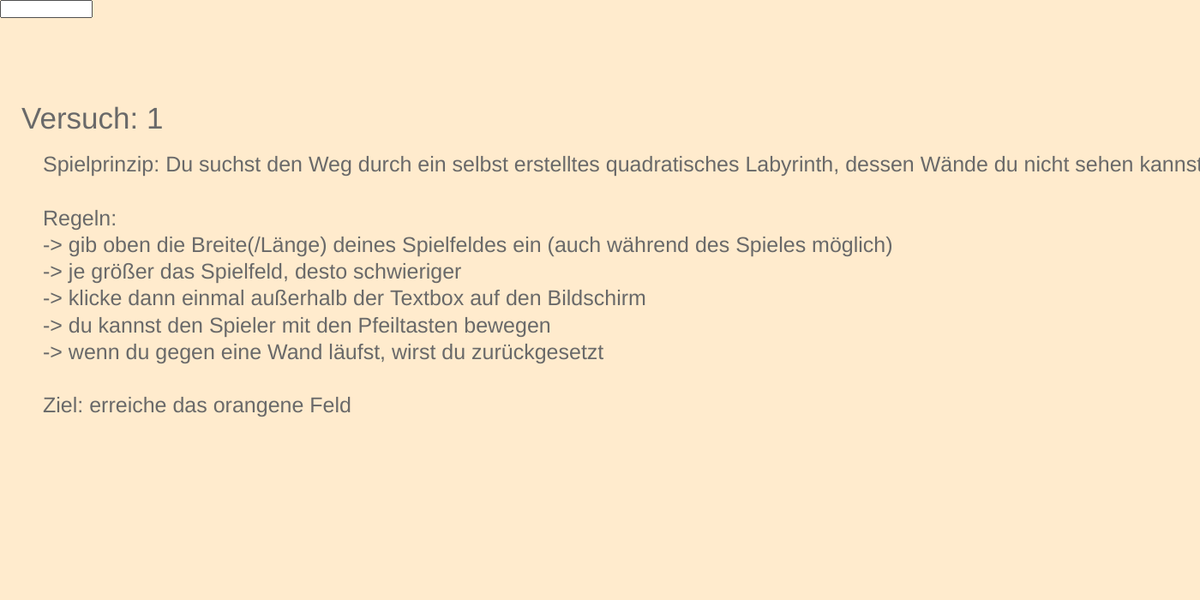
Frame 1 (no input)
Frame 60 (no input): identical to frame 1, image omitted
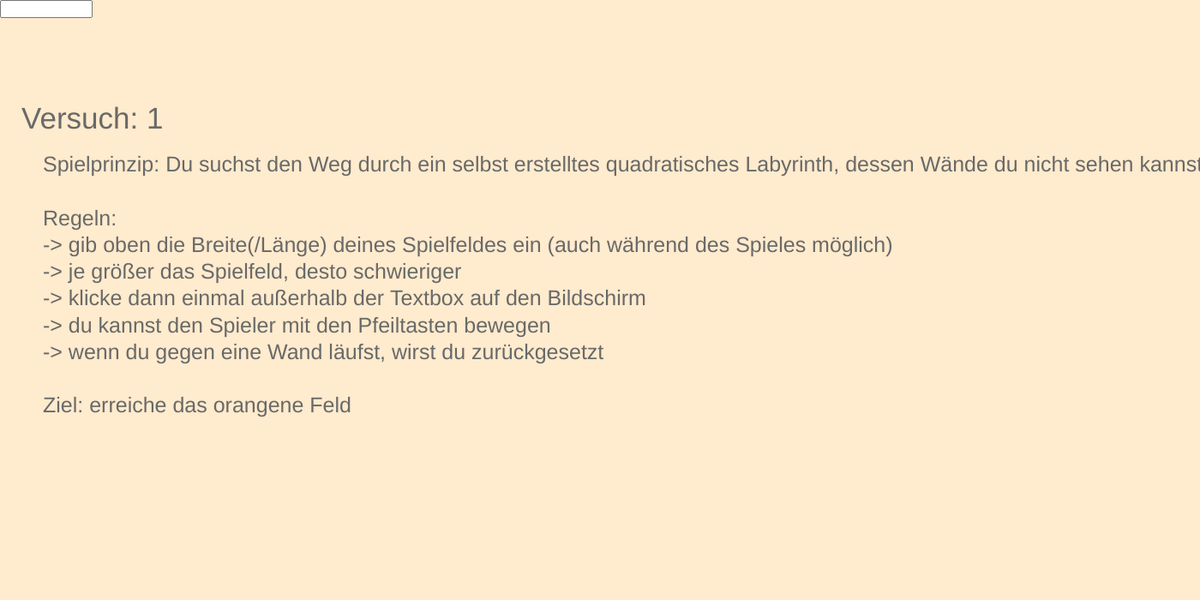
Frame 120 (the mouse pressed at the canvas centre since frame 60)

The p5.js sketch that drew these frames (run headless with seeded random() and noise() and a simulated clock; from frame 60 on, the mouse is pressed at the canvas centre):

// p5.js sketch
// ── sketch.js
let length;
let plan = [];

let altplan = [];
let player;
let altplay;
//let goaly;
//let goalx;
//let i = 0;
let end = false;
let zug = true;
let lastdirec = "standing";
let c = 1;



function myInputEvent() {
  length = parseInt(this.value()); // vom Benutzer wird die Länge/Breite des Spielfeldes angegeben

  length = length * 2 + 1;
  //console.log(length);
  plan = [];
  for (let a = 0; a < length; a++) {
    plan.push([]);
    for (let b = 0; b < length; b++) {
      if (a === 0 || b === 0 || a === length - 1 || b === length - 1) {
        plan[a].push("w");
      } else if (a % 2 === 1 && b % 2 === 1) {
        plan[a].push("f");
      } else {
        plan[a].push("");
      }
      if (a === 1 && b === 1) {
        plan[a][b] = "x";
      }
    }
  }
  //console.log(plan);
  altplan = plan;
  player = new Player(plan);
  altplay = new Player(altplan);
  creategame();
}

function creategame() {
  while (zug === true) {
    //console.log(counter)
    let possible = altplay.checkdirec(altplan, lastdirec);
    //console.log(possible);
    //console.log(altplan);
    altplay.state = random(possible);
    lastdirec = altplay.state;
    if (possible.length === 0) {
      for (let x = 0; x < altplan.length; x++) {
        for (let y = 0; y < altplan[x].length; y++) {
          if (altplan[y][x] === "x") {
            altplan[y][x] = "g";
            altplan[1][1] = "x";
          }
        }
      }
      //console.log(altplan)
      break;
    }
    //console.log(altplay.state);
    altplay.build(altplan);
    //console.log(counter)
    plan = altplan;
  }
}

function setup() {
  createCanvas(1400, 700);
  
 
  let inp = createInput("");

  inp.position(0, 0);
  inp.size(100);
  inp.input(myInputEvent);
}

function draw() {
  background(255, 235, 205);
  if (end === false) {
    textSize(35);
    fill("dimgray");
    text("Versuch: " + c, 25, (plan.length / 2) * 50 + 150);
    textSize(25)
    text("Spielprinzip: Du suchst den Weg durch ein selbst erstelltes quadratisches Labyrinth, dessen Wände du nicht sehen kannst.\n\nRegeln: \n-> gib oben die Breite(/Länge) deines Spielfeldes ein (auch während des Spieles möglich) \n-> je größer das Spielfeld, desto schwieriger\n-> klicke dann einmal außerhalb der Textbox auf den Bildschirm \n-> du kannst den Spieler mit den Pfeiltasten bewegen \n-> wenn du gegen eine Wand läufst, wirst du zurückgesetzt \n\nZiel: erreiche das orangene Feld",50, (plan.length / 2) * 50 + 200)

    //console.log(plan)
    for (let x = 0; x < plan.length; x++) {
      for (let y = 0; y < plan[x].length; y++) {
        if (plan[y][x] === "g") {
          fill("orange");
          rect((50 * x) / 2, (y * 50) / 2, 50, 50);
        }
        if (plan[y][x] === "f" || plan[y][x] === "l") {
          fill("blue");
          rect((50 * x) / 2, (y * 50) / 2, 50, 50); //felder sind blau
        }
        if (plan[y][x] === "x") {
          player.paint(x, y); // Spieler als weißer Kreis
        }
      }
    }
  } else {
    textSize(30);
    fill("dimgray");
    text(
      "Super :D \n\nDu hast " +
        c +
        " Versuch(e) gebraucht,um das Rätsel zu lösen und das Ende zu erreichen.\n\n[drücke Enter für einen Neustart]",
      60,
      150
    );
  }
}

function keyPressed() {
  if (end === false) {
    if (keyCode === 37) {
      player.state = "links";
      player.move(c);
      player.state = "standing";
    } else if (keyCode === 38) {
      player.state = "oben";
      player.move(c);
      player.state = "standing";
    } else if (keyCode === 39) {
      player.state = "rechts";
      player.move(c);
      player.state = "standing";
    } else if (keyCode === 40) {
      player.state = "unten";
      player.move(c);
      player.state = "standing";
    }
  }
  if (keyCode === 13) {
    length = 0;
    plan = [];
    altplan = [];
    end = false;
    zug = true;
    lastdirec = "standing";
    c = 1;
  }
}

// ── player.js
class Player {
    constructor(plan, end) {
      this.state = "standing"; //rechts,links,oben,unten
    }
  
    paint(x, y) {
      if (end) {
        fill("green");
        rect((50 * x) / 2, (y * 50) / 2, 50, 50);
        console.log("geschafft");
      } else {
        fill("blue");
        rect((50 * x) / 2, (y * 50) / 2, 50, 50);
      }
      fill("white");
      circle((x * 50) / 2 + 25, (y * 50) / 2 + 25, 25);
    }
  
    move() {
      let dx = 0;
      let dy = 0;
  
      if (this.state === "rechts") {
        dx = 2;
      } else if (this.state === "links") {
        dx = -2;
      } else if (this.state === "unten") {
        dy = 2;
      } else if (this.state === "oben") {
        dy = -2;
      }
  
      for (let x = 0; x < plan.length; x++) {
        for (let y = 0; y < plan[x].length; y++) {
          if (plan[y][x] === "x") {
            //console.log(x, y, dx, dy);
  
            if (
              y + dy < 0 ||
              y + dy > plan.length - 1 ||
              x + dx < 0 ||
              x + dx > plan.length - 1
            ) {
              plan[y][x] = "f";
              plan[1][1] = "x";
              console.log("wall");
              c+=1
            } else if (plan[y + dy/2][x + dx/2] === "w"){
                       plan[y][x] = "f";
              plan[1][1] = "x";
              console.log("wall");
              c+=1
                       }
            else if (plan[y + dy][x + dx] === "g") {
              end = true;
              plan[y][x] = "f";
              plan[y + dy][x + dx] = "x";
              return;
            } else {
              plan[y][x] = "f";
              plan[y + dy][x + dx] = "x";
            }
            return;
          }
        }
      }
    }
    checkdirec(plan, lastdirec) {
      let resultArray = [];
      for (let x = 0; x < plan.length; x++) {
        for (let y = 0; y < plan[x].length; y++) {
          if (plan[y][x] === "x") {
            if (plan[y + 1][x] !== "w" && lastdirec !== "oben") {
              resultArray.push("unten");
            }
            if (plan[y - 1][x] !== "w" && lastdirec !== "unten") {
              resultArray.push("oben");
            }
            if (plan[y][x + 1] !== "w" && lastdirec !== "links") {
              resultArray.push("rechts");
            }
            if (plan[y][x - 1] !== "w" && lastdirec !== "rechts") {
              resultArray.push("links");
            }
          }
        }
      }
      return resultArray;
    }
  
    build(plan) {
      let dx = 0;
      let dy = 0;
  
      if (this.state === "rechts") {
        dx = 2;
      } else if (this.state === "links") {
        dx = -2;
      } else if (this.state === "unten") {
        dy = 2;
      } else if (this.state === "oben") {
        dy = -2;
      }
      //console.log(dx, dy);
      for (let x = 0; x < plan.length; x++) {
        for (let y = 0; y < plan[x].length; y++) {
          if (plan[y][x] === "x") {
            // jedes Feld wird nach dem Spieler abgesucht
            plan[y + dy][x + dx] = "n"; // n=next         // das Feld, auf das der Spieler in diesem Zug tritt, wird als solches markiert
  
            if (y + 2 < plan.length) {
              if (plan[y + 2][x] === "f") {
                plan[y + 1][x] = "w"; // wenn sich unterhalb des aktuellen Feldes ein Feld befindet, auf das nicht gezogen wird und das nicht schon bezogen worden ist: Wand setzen
              }
            }
            if (y - 2 > 0) {
              if (plan[y - 2][x] === "f") {
                plan[y - 1][x] = "w"; // oberhalb analog zu unterhalb
              }
            }
            if (x + 2 < plan.length) {
              if (plan[y][x + 2] === "f") {
                plan[y][x + 1] = "w"; // rechts analog zu unterhalb
              }
            }
            if (x - 2 > 0) {
              if (plan[y][x - 2] === "f") {
                plan[y][x - 1] = "w"; // links analog zu unterhalb
              }
            }
  
            plan[y + dy][x + dx] = "x"; // der Spieler wird weiterbewegt
            plan[y][x] = "l"; // das letzte Feld wird als "begangen" markiert
            this.state = "standing";
            return;
          }
        }
      }
    }
  }
